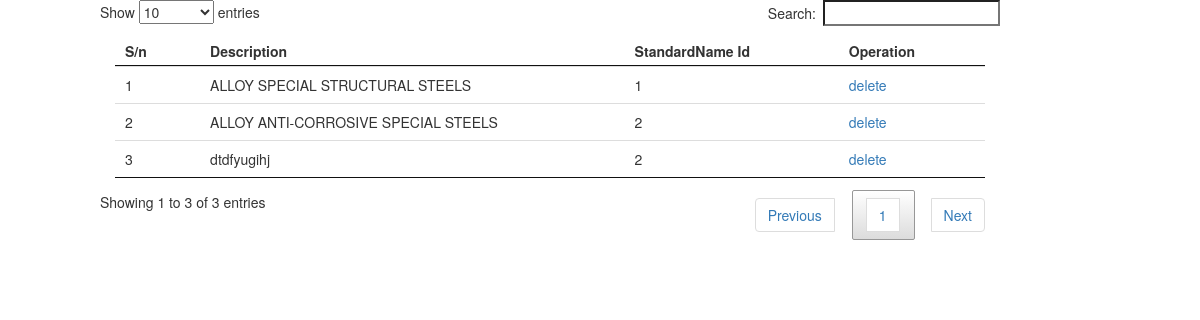
Screenshot of /admin/classificationlist.php with the database file from the repository.
### tables this page shows
CREATE TABLE IF NOT EXISTS `class_group` (
`id` int(10) NOT NULL,
  `description` varchar(200) NOT NULL,
  `standard_name_id` int(10) unsigned NOT NULL
);

### admin/classificationlist.php (the view, shortened to what this page needs)
<!DOCTYPE html>
<html>
	<head>
		<link rel="stylesheet" type="text/css" href="./css/bootstrap.min.css">
		<link rel="stylesheet" type="text/css" href="./css/dataTables.bootstrap.min.css">
		<link rel="stylesheet" type="text/css" href="./css/jquery.dataTables.min.css">
		<link rel="stylesheet" type="text/css" href="./css/jquery.dataTables_themeroller.css">
	</head>
	<body>
		<div>
			<div class="col-md-9">
				<table id="myTable" class="table">
					<thead>
						<th>S/n</th>
						<th>Description</th>
						<th>StandardName Id</th>
						<th>Operation</th>
					</thead>
					<tbody>
						<?php
							$sn=1;
							$query=mysql_query("SELECT * FROM class_group");
							while($row = mysql_fetch_array($query))
							{
						?>
								<tr>
									<td><?php echo $sn ?></td>
									<td><?php echo $row['description'] ?></td>
							        <td><?php echo $row['standard_name_id'] ?></td>
									<td><a  href="delete.php?classification=<?php echo $row['id'] ?>">delete</a></td>
								</tr>
								<?php $sn = $sn + 1; ?>
						<?php
							}
						?>
					</tbody>
				</table>
			</div>
		</div>
	</body>
</html>

### rows the page displays
class_group: description "ALLOY SPECIAL STRUCTURAL STEELS", standard_name "1"
class_group: description "ALLOY ANTI-CORROSIVE SPECIAL STEELS", standard_name "2"
class_group: description "dtdfyugihj", standard_name "2"
